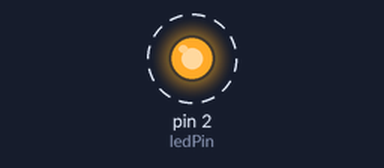
Recording of a sketch running on a simulated Arduino Uno, built with avr-gcc and run on an emulated ATmega328P. Parts: output pins drawn as LEDs (lit = HIGH). Dashed ring = blinking. What the sketch prints to the serial monitor is not drawn.

Above: at 0.2 s.
Timing chart, 0 to 3.5 s (numbered marks = the images above):
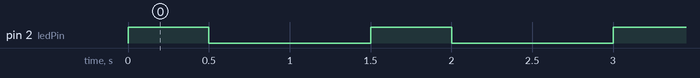

Measured:
- by itself, pin 2 (ledPin): alternates HIGH for 0.50 s and LOW for 1.0 s

The sketch:

LED.ino
```cpp
/*** Atya Technologies Pvt.Ltd. - LED ***/

//Variable Declaration
int ledPin = 2;

// the setup routine runs once when you press reset:
void setup() {
  // initialize digital pin LED_BUILTIN as an output.
  pinMode(ledPin, OUTPUT);
  // initialize serial communication at 9600 bits per second:
  Serial.begin(9600);
  Serial.println("Welcome to Atya Technologies Pvt. Ltd.");
}

// the loop routine runs over and over again forever:
void loop() {
  Serial.print("LED:");
  // read the state of the LED input pin
  digitalWrite(ledPin, HIGH);
  Serial.println("LED is ON");
  Serial.println();
  delay(500);
  digitalWrite(ledPin, LOW);
  Serial.print("LED:");
  Serial.println("LED is OFF");
  Serial.println();
  delay(1000);  // add delay 1 sec
}
```
